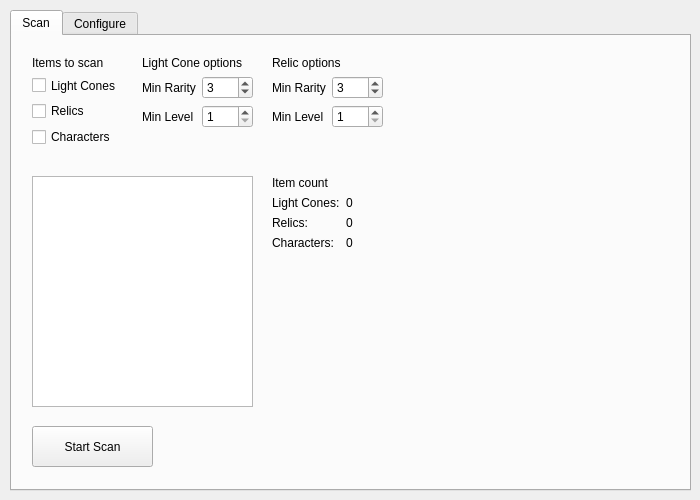
<?xml version="1.0" encoding="UTF-8"?>
<ui version="4.0">
 <class>MainWindow</class>
 <widget class="QMainWindow" name="MainWindow">
  <property name="geometry">
   <rect>
    <x>0</x>
    <y>0</y>
    <width>700</width>
    <height>500</height>
   </rect>
  </property>
  <property name="sizePolicy">
   <sizepolicy hsizetype="Fixed" vsizetype="Fixed">
    <horstretch>0</horstretch>
    <verstretch>0</verstretch>
   </sizepolicy>
  </property>
  <property name="minimumSize">
   <size>
    <width>700</width>
    <height>500</height>
   </size>
  </property>
  <property name="maximumSize">
   <size>
    <width>700</width>
    <height>500</height>
   </size>
  </property>
  <property name="mouseTracking">
   <bool>false</bool>
  </property>
  <property name="windowTitle">
   <string>HSR Scanner</string>
  </property>
  <widget class="QWidget" name="centralwidget">
   <widget class="QTabWidget" name="tabWidget">
    <property name="geometry">
     <rect>
      <x>10</x>
      <y>10</y>
      <width>681</width>
      <height>481</height>
     </rect>
    </property>
    <property name="autoFillBackground">
     <bool>false</bool>
    </property>
    <property name="currentIndex">
     <number>0</number>
    </property>
    <widget class="QWidget" name="tab">
     <attribute name="title">
      <string>Scan</string>
     </attribute>
     <widget class="QWidget" name="formLayoutWidget_2">
      <property name="geometry">
       <rect>
        <x>130</x>
        <y>20</y>
        <width>111</width>
        <height>91</height>
       </rect>
      </property>
      <layout class="QFormLayout" name="formLayout_2">
       <item row="1" column="0">
        <widget class="QLabel" name="label_3">
         <property name="text">
          <string>Min Rarity</string>
         </property>
        </widget>
       </item>
       <item row="1" column="1">
        <widget class="QSpinBox" name="spinBox">
         <property name="minimum">
          <number>1</number>
         </property>
         <property name="maximum">
          <number>5</number>
         </property>
         <property name="value">
          <number>3</number>
         </property>
        </widget>
       </item>
       <item row="2" column="0">
        <widget class="QLabel" name="label_4">
         <property name="text">
          <string>Min Level</string>
         </property>
        </widget>
       </item>
       <item row="2" column="1">
        <widget class="QSpinBox" name="spinBox_2">
         <property name="minimum">
          <number>1</number>
         </property>
         <property name="maximum">
          <number>80</number>
         </property>
        </widget>
       </item>
       <item row="0" column="0" colspan="2">
        <widget class="QLabel" name="label_2">
         <property name="text">
          <string>Light Cone options</string>
         </property>
        </widget>
       </item>
      </layout>
     </widget>
     <widget class="QWidget" name="formLayoutWidget">
      <property name="geometry">
       <rect>
        <x>20</x>
        <y>20</y>
        <width>91</width>
        <height>91</height>
       </rect>
      </property>
      <layout class="QFormLayout" name="formLayout">
       <item row="1" column="0">
        <widget class="QCheckBox" name="checkBoxScanLightCones">
         <property name="text">
          <string>Light Cones</string>
         </property>
        </widget>
       </item>
       <item row="2" column="0">
        <widget class="QCheckBox" name="checkBoxScanRelics">
         <property name="text">
          <string>Relics</string>
         </property>
        </widget>
       </item>
       <item row="0" column="0">
        <widget class="QLabel" name="label">
         <property name="text">
          <string>Items to scan</string>
         </property>
        </widget>
       </item>
       <item row="3" column="0">
        <widget class="QCheckBox" name="checkBoxScanChars">
         <property name="text">
          <string>Characters</string>
         </property>
        </widget>
       </item>
      </layout>
     </widget>
     <widget class="QPushButton" name="buttonStartScan">
      <property name="geometry">
       <rect>
        <x>20</x>
        <y>390</y>
        <width>121</width>
        <height>41</height>
       </rect>
      </property>
      <property name="text">
       <string>Start Scan</string>
      </property>
     </widget>
     <widget class="QWidget" name="formLayoutWidget_3">
      <property name="geometry">
       <rect>
        <x>260</x>
        <y>20</y>
        <width>111</width>
        <height>91</height>
       </rect>
      </property>
      <layout class="QFormLayout" name="formLayout_4">
       <item row="1" column="0">
        <widget class="QLabel" name="label_6">
         <property name="text">
          <string>Min Rarity</string>
         </property>
        </widget>
       </item>
       <item row="1" column="1">
        <widget class="QSpinBox" name="spinBox_3">
         <property name="minimum">
          <number>1</number>
         </property>
         <property name="maximum">
          <number>5</number>
         </property>
         <property name="value">
          <number>3</number>
         </property>
        </widget>
       </item>
       <item row="2" column="0">
        <widget class="QLabel" name="label_7">
         <property name="text">
          <string>Min Level</string>
         </property>
        </widget>
       </item>
       <item row="2" column="1">
        <widget class="QSpinBox" name="spinBox_4">
         <property name="minimum">
          <number>1</number>
         </property>
         <property name="maximum">
          <number>80</number>
         </property>
        </widget>
       </item>
       <item row="0" column="0" colspan="2">
        <widget class="QLabel" name="label_8">
         <property name="text">
          <string>Relic options</string>
         </property>
        </widget>
       </item>
      </layout>
     </widget>
     <widget class="QPlainTextEdit" name="textLog">
      <property name="geometry">
       <rect>
        <x>20</x>
        <y>140</y>
        <width>221</width>
        <height>231</height>
       </rect>
      </property>
      <property name="readOnly">
       <bool>true</bool>
      </property>
     </widget>
     <widget class="QWidget" name="formLayoutWidget_5">
      <property name="geometry">
       <rect>
        <x>260</x>
        <y>140</y>
        <width>111</width>
        <height>231</height>
       </rect>
      </property>
      <layout class="QFormLayout" name="formLayout_3">
       <item row="1" column="0">
        <widget class="QLabel" name="label_5">
         <property name="text">
          <string>Light Cones:</string>
         </property>
        </widget>
       </item>
       <item row="1" column="1">
        <widget class="QLabel" name="labelLightConeCount">
         <property name="text">
          <string>0</string>
         </property>
        </widget>
       </item>
       <item row="2" column="0">
        <widget class="QLabel" name="label_11">
         <property name="text">
          <string>Relics:</string>
         </property>
        </widget>
       </item>
       <item row="2" column="1">
        <widget class="QLabel" name="labelRelicCount">
         <property name="text">
          <string>0</string>
         </property>
        </widget>
       </item>
       <item row="3" column="0">
        <widget class="QLabel" name="label_12">
         <property name="text">
          <string>Characters:</string>
         </property>
        </widget>
       </item>
       <item row="3" column="1">
        <widget class="QLabel" name="labelCharacterCount">
         <property name="text">
          <string>0</string>
         </property>
        </widget>
       </item>
       <item row="0" column="0" colspan="2">
        <widget class="QLabel" name="label_16">
         <property name="text">
          <string>Item count</string>
         </property>
        </widget>
       </item>
      </layout>
     </widget>
    </widget>
    <widget class="QWidget" name="tab_2">
     <attribute name="title">
      <string>Configure</string>
     </attribute>
     <widget class="QWidget" name="formLayoutWidget_4">
      <property name="geometry">
       <rect>
        <x>20</x>
        <y>20</y>
        <width>160</width>
        <height>80</height>
       </rect>
      </property>
      <layout class="QFormLayout" name="formLayout_5">
       <item row="0" column="0">
        <widget class="QLabel" name="label_9">
         <property name="text">
          <string>Inventory Key</string>
         </property>
        </widget>
       </item>
       <item row="0" column="1">
        <widget class="QLineEdit" name="lineEdit">
         <property name="text">
          <string>B</string>
         </property>
         <property name="maxLength">
          <number>1</number>
         </property>
        </widget>
       </item>
       <item row="1" column="0">
        <widget class="QLabel" name="label_10">
         <property name="text">
          <string>Characters Key</string>
         </property>
        </widget>
       </item>
       <item row="1" column="1">
        <widget class="QLineEdit" name="lineEdit_2">
         <property name="text">
          <string>C</string>
         </property>
        </widget>
       </item>
      </layout>
     </widget>
    </widget>
   </widget>
  </widget>
 </widget>
 <resources/>
 <connections/>
</ui>
